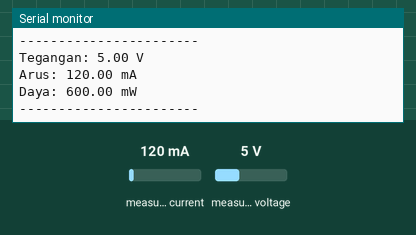
Simulated run of this program. Board: ESP32-S3. On the bench: the last lines printed to the serial monitor. The test bench sets the inputs (shaded band); at power-on: measured current 120 mA, measured voltage 5 V.

Above: at 1.2 s.
1.3 s: measured current set to 40 mA
At 2.6 s:
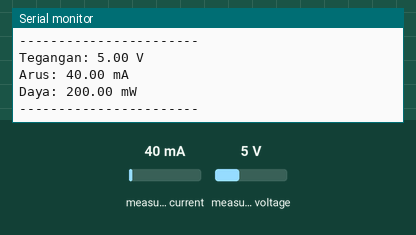
2.8 s: measured voltage set to 0.3 V
At 3.8 s:
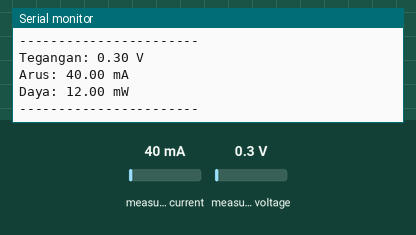
4.3 s: measured current set to 500 mA
At 5.9 s:
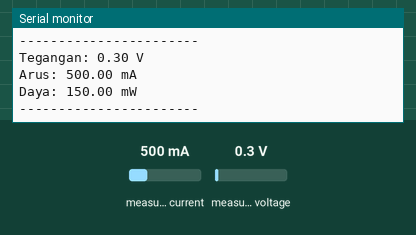
Timing chart, 0 to 7.4 s (numbered marks = the images above; inputs shaded):
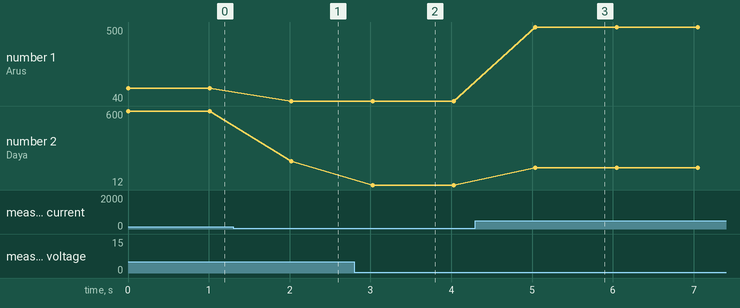

The program:

main.cpp
```cpp
#include <Wire.h>
#include <Adafruit_INA219.h>

Adafruit_INA219 ina219;

void setup() {
  Serial.begin(115200);
  Wire.begin(15, 16); // Pin I2C Sensor
  ina219.begin();
}

void loop() {
  float arus_mA = ina219.getCurrent_mA();
  float tegangan_V = ina219.getBusVoltage_V();
  float daya_mW = ina219.getPower_mW();

  Serial.print("Tegangan: "); Serial.print(tegangan_V); Serial.println(" V");
  Serial.print("Arus: "); Serial.print(arus_mA); Serial.println(" mA");
  Serial.print("Daya: "); Serial.print(daya_mW); Serial.println(" mW");
  Serial.println("-----------------------");

  delay(1000);
}
```

Measured:
- after the input at 1.3 s, the serial monitor: prints a new line after 0.72 s (image 1)
- after the input at 2.8 s, the serial monitor: prints a new line after 0.23 s (image 2)
- after the input at 4.3 s, the serial monitor: prints a new line after 0.74 s (image 3)
- plotted number 1: 120 → 40 after the input at 1.3 s, 40 → 500 after the input at 4.3 s
- plotted number 2: 600 → 200 after the input at 1.3 s, 200 → 12 after the input at 2.8 s, 12 → 150 after the input at 4.3 s
